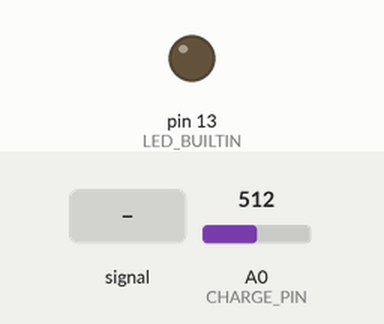
The sketch below on a simulated Arduino Uno, built with avr-gcc and run on an emulated ATmega328P. On the bench: output pins drawn as LEDs (lit = HIGH). The inputs (shaded band) are chosen by the test bench; at power-on: A0 (CHARGE_PIN) = 512.

Above: at 1.2 s.
1.3 s: A0 (CHARGE_PIN) fed a 200 Hz sine of ±460 counts around its level
At 1.8 s:
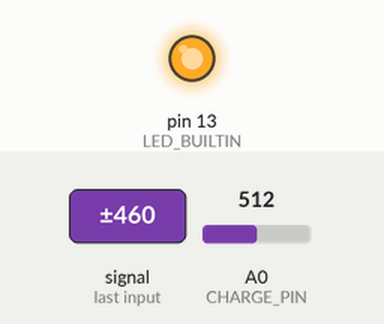
Timing chart, 0 to 4.3 s (numbered marks = the images above; inputs shaded):
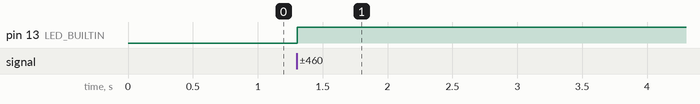

The sketch:

cap-touch-sensor.ino
```cpp
#define CHARGE_PIN A0
#define SENSE_PIN 0
#define DISCHARGE_DONE_THRESHOLD 100
#define DISCHARGE_DELTA_THRESHOLD 20
#define SETTLE_LOOPS 100

bool isCharging = true;
int readValue = 0;
int loopCount = 0;
unsigned long dischargeStartMicros = 0;
unsigned long dischargeMicros = 0;
unsigned long baselineDischargeMicros = 0;
unsigned long dischargeDelta = 0;

void setup() {
  #ifdef DEBUG
  Serial.begin(9600);
  #endif
  pinMode(LED_BUILTIN, OUTPUT);
}

void loop() {
  loopCount++;
  if (isCharging) {

    pinMode(CHARGE_PIN, OUTPUT);
    digitalWrite(CHARGE_PIN, HIGH);

    isCharging = false;
    pinMode(CHARGE_PIN, INPUT);

    dischargeStartMicros = 0;
  } else {

    if (dischargeStartMicros == 0) {
      dischargeStartMicros = micros();
    }

    readValue = analogRead(SENSE_PIN);

    if (readValue < DISCHARGE_DONE_THRESHOLD) {
      isCharging = true;
      dischargeMicros = micros() - dischargeStartMicros;
      dischargeDelta = abs(int(dischargeMicros) - int(baselineDischargeMicros));

      #ifdef DEBUG
      Serial.print(baselineDischargeMicros);
      Serial.print("us baseline; ");

      Serial.print(dischargeMicros);
      Serial.print("us discharge; ");

      Serial.print(dischargeDelta);
      Serial.print("us delta\n");
      #endif

      if (baselineDischargeMicros == 0 && loopCount > SETTLE_LOOPS) {
        baselineDischargeMicros = dischargeMicros;
      } else if (baselineDischargeMicros != 0 && dischargeDelta > DISCHARGE_DELTA_THRESHOLD) {
        digitalWrite(LED_BUILTIN, HIGH);
      } else {
        digitalWrite(LED_BUILTIN, LOW);
      }
    }
  }
}
```

Measured:
- after the input at 1.3 s, pin 13 (LED_BUILTIN): LOW → HIGH at once
